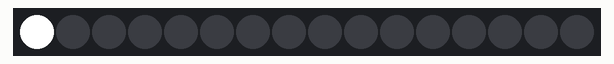
Bench run of a sketch on a simulated ESP32. On the bench: 16 RGB LEDs in strip order, left to right. The camera gives no picture; what the sketch prints to the serial monitor is not drawn.

Above: at 0.37 s.
At 1.1 s:
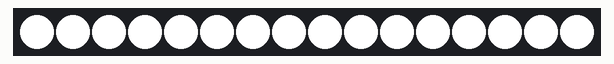

The sketch:

cicroscope.ino
```cpp
#include "esp_camera.h"
#include <WiFi.h>

#include <Adafruit_NeoPixel.h>

#define LED_PIN    12
#define LED_COUNT 16

Adafruit_NeoPixel strip(LED_COUNT, LED_PIN, NEO_GRB + NEO_KHZ800);

// Select camera model
//#define CAMERA_MODEL_WROVER_KIT
//#define CAMERA_MODEL_ESP_EYE
//#define CAMERA_MODEL_M5STACK_PSRAM_
//#define CAMERA_MODEL_M5STACK_WIDE
#define CAMERA_MODEL_AI_THINKER

#include "camera_pins.h"

const char* ssid = "cicroscope";
const char* password = "314159265";

void startCameraServer();

void setup() {
  Serial.begin(115200);
  Serial.setDebugOutput(true);
  Serial.println();

  strip.begin();

  camera_config_t config;
  config.ledc_channel = LEDC_CHANNEL_0;
  config.ledc_timer = LEDC_TIMER_0;
  config.pin_d0 = Y2_GPIO_NUM;
  config.pin_d1 = Y3_GPIO_NUM;
  config.pin_d2 = Y4_GPIO_NUM;
  config.pin_d3 = Y5_GPIO_NUM;
  config.pin_d4 = Y6_GPIO_NUM;
  config.pin_d5 = Y7_GPIO_NUM;
  config.pin_d6 = Y8_GPIO_NUM;
  config.pin_d7 = Y9_GPIO_NUM;
  config.pin_xclk = XCLK_GPIO_NUM;
  config.pin_pclk = PCLK_GPIO_NUM;
  config.pin_vsync = VSYNC_GPIO_NUM;
  config.pin_href = HREF_GPIO_NUM;
  config.pin_sscb_sda = SIOD_GPIO_NUM;
  config.pin_sscb_scl = SIOC_GPIO_NUM;
  config.pin_pwdn = PWDN_GPIO_NUM;
  config.pin_reset = RESET_GPIO_NUM;
  config.xclk_freq_hz = 20000000;
  config.pixel_format = PIXFORMAT_JPEG;
  //init with high specs to pre-allocate larger buffers
  if(psramFound()){
    config.frame_size = FRAMESIZE_UXGA;
    config.jpeg_quality = 10;
    config.fb_count = 2;
  } else {
    config.frame_size = FRAMESIZE_SVGA;
    config.jpeg_quality = 12;
    config.fb_count = 1;
  }

#if defined(CAMERA_MODEL_ESP_EYE)
  pinMode(13, INPUT_PULLUP);
  pinMode(14, INPUT_PULLUP);
#endif

  // camera init
  esp_err_t err = esp_camera_init(&config);
  if (err != ESP_OK) {
    Serial.printf("Camera init failed with error 0x%x", err);
    return;
  }

  sensor_t * s = esp_camera_sensor_get();
  //initial sensors are flipped vertically and colors are a bit saturated
  if (s->id.PID == OV3660_PID) {
    s->set_vflip(s, 1);//flip it back
    s->set_brightness(s, 1);//up the blightness just a bit
    s->set_saturation(s, -2);//lower the saturation
  }
  //drop down frame size for higher initial frame rate
  s->set_framesize(s, FRAMESIZE_QVGA);

#if defined(CAMERA_MODEL_M5STACK_WIDE)
  s->set_vflip(s, 1);
  s->set_hmirror(s, 1);
#endif

  WiFi.softAP(ssid, password);
  IPAddress IP = WiFi.softAPIP();
  Serial.print("AP IP address: ");
  Serial.println(IP);

  startCameraServer();

  Serial.print("Camera Ready! Use 'http://");
  Serial.print(WiFi.localIP());
  Serial.println("' to connect");
}

void colorWipe(uint32_t c, uint8_t wait) {
  for(uint16_t i=0; i<strip.numPixels(); i++) {
    strip.setPixelColor(i, c);
    strip.show();
    delay(wait);
  }
}

void loop() {
  colorWipe(strip.Color(255, 255, 255), 50);
  delay(10000);
}
```

camera_pins.h
```cpp
#if defined(CAMERA_MODEL_WROVER_KIT)
#define PWDN_GPIO_NUM    -1
#define RESET_GPIO_NUM   -1
#define XCLK_GPIO_NUM    21
#define SIOD_GPIO_NUM    26
#define SIOC_GPIO_NUM    27

#define Y9_GPIO_NUM      35
#define Y8_GPIO_NUM      34
#define Y7_GPIO_NUM      39
#define Y6_GPIO_NUM      36
#define Y5_GPIO_NUM      19
#define Y4_GPIO_NUM      18
#define Y3_GPIO_NUM       5
#define Y2_GPIO_NUM       4
#define VSYNC_GPIO_NUM   25
#define HREF_GPIO_NUM    23
#define PCLK_GPIO_NUM    22

#elif defined(CAMERA_MODEL_ESP_EYE)
#define PWDN_GPIO_NUM    -1
#define RESET_GPIO_NUM   -1
#define XCLK_GPIO_NUM    4
#define SIOD_GPIO_NUM    18
#define SIOC_GPIO_NUM    23

#define Y9_GPIO_NUM      36
#define Y8_GPIO_NUM      37
#define Y7_GPIO_NUM      38
#define Y6_GPIO_NUM      39
#define Y5_GPIO_NUM      35
#define Y4_GPIO_NUM      14
#define Y3_GPIO_NUM      13
#define Y2_GPIO_NUM      34
#define VSYNC_GPIO_NUM   5
#define HREF_GPIO_NUM    27
#define PCLK_GPIO_NUM    25

#elif defined(CAMERA_MODEL_M5STACK_PSRAM)
#define PWDN_GPIO_NUM     -1
#define RESET_GPIO_NUM    15
#define XCLK_GPIO_NUM     27
#define SIOD_GPIO_NUM     25
#define SIOC_GPIO_NUM     23

#define Y9_GPIO_NUM       19
#define Y8_GPIO_NUM       36
#define Y7_GPIO_NUM       18
#define Y6_GPIO_NUM       39
#define Y5_GPIO_NUM        5
#define Y4_GPIO_NUM       34
#define Y3_GPIO_NUM       35
#define Y2_GPIO_NUM       32
#define VSYNC_GPIO_NUM    22
#define HREF_GPIO_NUM     26
#define PCLK_GPIO_NUM     21

#elif defined(CAMERA_MODEL_M5STACK_WIDE)
#define PWDN_GPIO_NUM     -1
#define RESET_GPIO_NUM    15
#define XCLK_GPIO_NUM     27
#define SIOD_GPIO_NUM     22
#define SIOC_GPIO_NUM     23

#define Y9_GPIO_NUM       19
#define Y8_GPIO_NUM       36
#define Y7_GPIO_NUM       18
#define Y6_GPIO_NUM       39
#define Y5_GPIO_NUM        5
#define Y4_GPIO_NUM       34
#define Y3_GPIO_NUM       35
#define Y2_GPIO_NUM       32
#define VSYNC_GPIO_NUM    25
#define HREF_GPIO_NUM     26
#define PCLK_GPIO_NUM     21

#elif defined(CAMERA_MODEL_AI_THINKER)
#define PWDN_GPIO_NUM     32
#define RESET_GPIO_NUM    -1
#define XCLK_GPIO_NUM      0
#define SIOD_GPIO_NUM     26
#define SIOC_GPIO_NUM     27

#define Y9_GPIO_NUM       35
#define Y8_GPIO_NUM       34
#define Y7_GPIO_NUM       39
#define Y6_GPIO_NUM       36
#define Y5_GPIO_NUM       21
#define Y4_GPIO_NUM       19
#define Y3_GPIO_NUM       18
#define Y2_GPIO_NUM        5
#define VSYNC_GPIO_NUM    25
#define HREF_GPIO_NUM     23
#define PCLK_GPIO_NUM     22

#else
#error "Camera model not selected"
#endif
```
